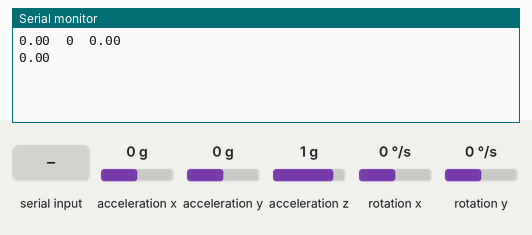
The sketch below on a simulated Arduino Uno, built with avr-gcc and run on an emulated ATmega328P. Parts: the last lines printed to the serial monitor. Wiring (inferred from the names in the program): MPU-6050 motion sensor at I2C address 0x68. The inputs (shaded band) are chosen by the test bench; at power-on: acceleration z 1 g, acceleration x 0 g, acceleration y 0 g, rotation x 0 °/s, rotation y 0 °/s.

Above: at 1.6 s.
1.7 s: acceleration z set to 0 g
At 4.4 s:
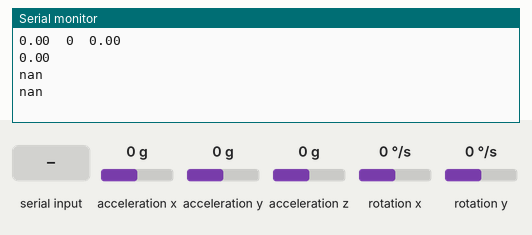
4.7 s: "d" received over Serial
At 6.1 s:
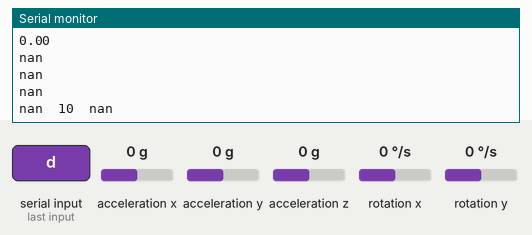

The sketch:

Accel_calib.ino
```cpp
// Código feito por Euler Torres para o uso de uma bancada de teste com MPU6050.
// A bancada utiliza de dois ESCs, dois motores brushless e um Arduino UNO para estabilizar uma haste de madeira com 1 grau de liberdade com controlador PID.
// Código atualizado no Github:

//			|-------------------------------------------------------------------------------------
//			|					    	Termos de uso		                                      |
//			|ESTE SOFTWARE FOI DISTRIBUÍDO EM SEU ESTADO ATUAL, SEM NENHUMA GARANTIA, DE FORMA    |
//			|IMPLÍCITA OU EXPLÍCITA. DESIGNADO PARA USO PESSOAL.                                  |
//			|OS AUTORES NÃO SÃO RESPONSÁVEIS POR QUALQUER DANO CAUSADO PELO USO DESTE SOFTWARE.   |
//			|-------------------------------------------------------------------------------------
//			|					              NOTA DE SEGURANÇA                                   |
//			|             SEMPRE REMOVA AS HÉLICES ANTES DE REALIZAR QUALQUER TESTE,              |
//			|             A MENOS QUE VOCÊ SAIBA O QUE ESTÁ FAZENDO.                              |
//			|-------------------------------------------------------------------------------------

//Includes
#include <Wire.h>


//Gyro Variables
float elapsedTime, time, timePrev;        //Variables for time control
int gyro_error=0;                         //We use this variable to only calculate once the gyro data error
float Gyr_rawX, Gyr_rawY, Gyr_rawZ;     //Here we store the raw data read
float Gyro_angle_x, Gyro_angle_y;         //Here we store the angle value obtained with Gyro data
float Gyro_raw_error_x, Gyro_raw_error_y; //Here we store the initial gyro data error

//Acc Variables
int acc_error=0;                         //We use this variable to only calculate once the Acc data error
float rad_to_deg = 180/3.141592654;      //This value is for pasing from radians to degrees values
float Acc_rawX, Acc_rawY, Acc_rawZ;    //Here we store the raw data read
float Acc_angle_x, Acc_angle_y;          //Here we store the angle value obtained with Acc data
float Acc_angle_error_x, Acc_angle_error_y; //Here we store the initial Acc data error

float Total_angle_x, Total_angle_y, result, error;

int ref, count, ativa;

byte data, trash;

void setup() {
  Wire.begin();                           //begin the wire comunication

  Wire.beginTransmission(0x68);           //begin, Send the slave adress (in this case 68)
  Wire.write(0x6B);                       //make the reset (place a 0 into the 6B register)
  Wire.write(0x00);
  Wire.endTransmission(true);             //end the transmission
  //Gyro config
  Wire.beginTransmission(0x68);           //begin, Send the slave adress (in this case 68)
  Wire.write(0x1B);                       //We want to write to the GYRO_CONFIG register (1B hex)
  Wire.write(0x10);                       //Set the register bits as 00010000 (1000dps full scale)
  Wire.endTransmission(true);             //End the transmission with the gyro
  //Acc config
  Wire.beginTransmission(0x68);           //Start communication with the address found during search.
  Wire.write(0x1C);                       //We want to write to the ACCEL_CONFIG register
  Wire.write(0x10);                       //Set the register bits as 00010000 (+/- 8g full scale range)
  Wire.endTransmission(true);

  Serial.begin(9600);                     //Remember to set this same baud rate to the serial monitor
  time = millis();                        //Start counting time in milliseconds

  while(Serial.available())data = Serial.read(); //Limpa o buffer serial
  data = 0;                                      //Zera os dados
  if(acc_error==0)
  {
    for(int a=0; a<200; a++)
    {
      Wire.beginTransmission(0x68);
      Wire.write(0x3B);                       //Ask for the 0x3B register- correspond to AcX
      Wire.endTransmission(false);
      Wire.requestFrom(0x68,6,true);

      Acc_rawX=(Wire.read()<<8|Wire.read())/4096.0 ; //each value needs two registres
      Acc_rawY=(Wire.read()<<8|Wire.read())/4096.0 ;
      Acc_rawZ=(Wire.read()<<8|Wire.read())/4096.0 ;

      /*---X---*/
      Acc_angle_error_x = Acc_angle_error_x + ((atan((Acc_rawY)/sqrt(pow((Acc_rawX),2) + pow((Acc_rawZ),2)))*rad_to_deg));
      /*---Y---*/
      Acc_angle_error_y = Acc_angle_error_y + ((atan(-1*(Acc_rawX)/sqrt(pow((Acc_rawY),2) + pow((Acc_rawZ),2)))*rad_to_deg));

      if(a==199)
      {
        Acc_angle_error_x = Acc_angle_error_x/200;
        Acc_angle_error_y = Acc_angle_error_y/200;
        acc_error=1;
      }
    }
  }

  if(gyro_error==0)
  {
    for(int i=0; i<200; i++)
    {
      Wire.beginTransmission(0x68);            //begin, Send the slave adress (in this case 68)
      Wire.write(0x43);                        //First adress of the Gyro data
      Wire.endTransmission(false);
      Wire.requestFrom(0x68,4,true);           //We ask for just 4 registers

      Gyr_rawX=Wire.read()<<8|Wire.read();     //Once again we shif and sum
      Gyr_rawY=Wire.read()<<8|Wire.read();

      /*---X---*/
      Gyro_raw_error_x = Gyro_raw_error_x + (Gyr_rawX/32.8);
      /*---Y---*/
      Gyro_raw_error_y = Gyro_raw_error_y + (Gyr_rawY/32.8);
      if(i==199)
      {
        Gyro_raw_error_x = Gyro_raw_error_x/200;
        Gyro_raw_error_y = Gyro_raw_error_y/200;
        gyro_error=1;
      }
    }
  }//end of gyro error calculation
}//end of setup void


void loop() {
  timePrev = time;                        // the previous time is stored before the actual time read
  time = millis();                        // actual time read
  elapsedTime = (time - timePrev) / 1000; //divide by 1000 in order to obtain seconds

  //////////////////////////////////////Gyro read/////////////////////////////////////

    Wire.beginTransmission(0x68);            //begin, Send the slave adress (in this case 68)
    Wire.write(0x43);                        //First adress of the Gyro data
    Wire.endTransmission(false);
    Wire.requestFrom(0x68,4,true);           //We ask for just 4 registers

    Gyr_rawX=Wire.read()<<8|Wire.read();     //Once again we shif and sum
    Gyr_rawY=Wire.read()<<8|Wire.read();
    /*Now in order to obtain the gyro data in degrees/seconds we have to divide first
    the raw value by 32.8 because that's the value that the datasheet gives us for a 1000dps range*/
    /*---X---*/
    Gyr_rawX = (Gyr_rawX/32.8) - Gyro_raw_error_x;
    /*---Y---*/
    Gyr_rawY = (Gyr_rawY/32.8) - Gyro_raw_error_y;

    /*Now we integrate the raw value in degrees per seconds in order to obtain the angle
    * If you multiply degrees/seconds by seconds you obtain degrees */
    /*---X---*/
    Gyro_angle_x = Gyr_rawX*elapsedTime;
    /*---X---*/
    Gyro_angle_y = Gyr_rawY*elapsedTime;


  //////////////////////////////////////Acc read/////////////////////////////////////

  Wire.beginTransmission(0x68);     //begin, Send the slave adress (in this case 68)
  Wire.write(0x3B);                 //Ask for the 0x3B register- correspond to AcX
  Wire.endTransmission(false);      //keep the transmission and next
  Wire.requestFrom(0x68,6,true);    //We ask for next 6 registers starting withj the 3B
  /*We have asked for the 0x3B register. The IMU will send a brust of register.
  * The amount of register to read is specify in the requestFrom function.
  * In this case we request 6 registers. Each value of acceleration is made out of
  * two 8bits registers, low values and high values. For that we request the 6 of them
  * and just make then sum of each pair. For that we shift to the left the high values
  * register (<<) and make an or (|) operation to add the low values.
  If we read the datasheet, for a range of+-8g, we have to divide the raw values by 4096*/
  Acc_rawX=(Wire.read()<<8|Wire.read())/4096.0 ; //each value needs two registres
  Acc_rawY=(Wire.read()<<8|Wire.read())/4096.0 ;
  Acc_rawZ=(Wire.read()<<8|Wire.read())/4096.0 ;
 /*Now in order to obtain the Acc angles we use euler formula with acceleration values
 after that we substract the error value found before*/
 /*---X---*/
 Acc_angle_x = (atan((Acc_rawY)/sqrt(pow((Acc_rawX),2) + pow((Acc_rawZ),2)))*rad_to_deg) - Acc_angle_error_x;
 /*---Y---*/
 Acc_angle_y = (atan(-1*(Acc_rawX)/sqrt(pow((Acc_rawY),2) + pow((Acc_rawZ),2)))*rad_to_deg) - Acc_angle_error_y;


 //////////////////////////////////////Total angle and filter/////////////////////////////////////
 /*---X axis angle---*/
 Total_angle_x = 0.98 *(Total_angle_x + Gyro_angle_x) + 0.02*Acc_angle_x;
 /*---Y axis angle---*/
 Total_angle_y = 0.98 *(Total_angle_y + Gyro_angle_y) + 0.02*Acc_angle_y;


   if(Serial.available() > 0){
    data = Serial.read();                               // Faz a leitura da entrada do teclado
    delay(100);                                         // Espera a chegada dos demais bytes
    while(Serial.available() > 0)trash = Serial.read(); // Limpa buffer serial (descarta bytes extras)
    trash = 0;                                         // Variável para lixo da cominicação serial
    if(data == 'd'){
      if(ref < 180)ref += 10;
      else ref = 0;
      ativa = 0;
    }
  }

 /*Uncoment the rest of the serial prines
 * I only print the Y angle value for this test */
  if(count > 500){
  Serial.println(Total_angle_x);
  count = 0;
  }
  count++;

  if(ativa < 200){
    result += Total_angle_x;
    error += abs(ref - Total_angle_x);
  ativa++;
  }
  if (ativa == 200){
                          Serial.print(result/200);
      Serial.print("\t"); Serial.print(ref);
      Serial.print("\t"); Serial.println(error/200);
      result = 0;
      error = 0;
      ativa++;
  }

}
```

Measured:
- after the input at 1.7 s, the serial monitor: prints a new line after 1.1 s (image 1)
- after the input at 4.7 s, the serial monitor: prints a new line after 0.57 s (image 2)
